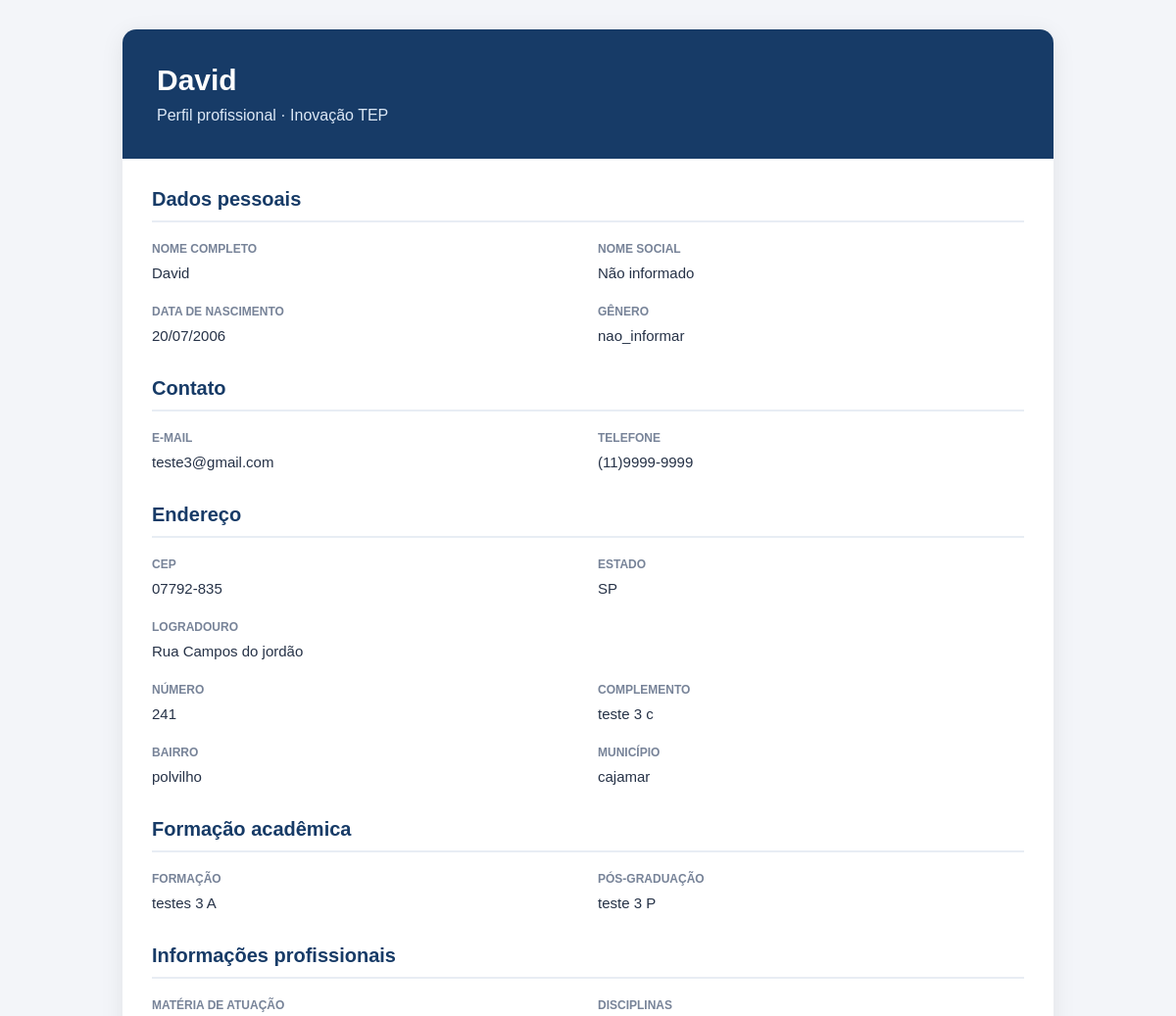
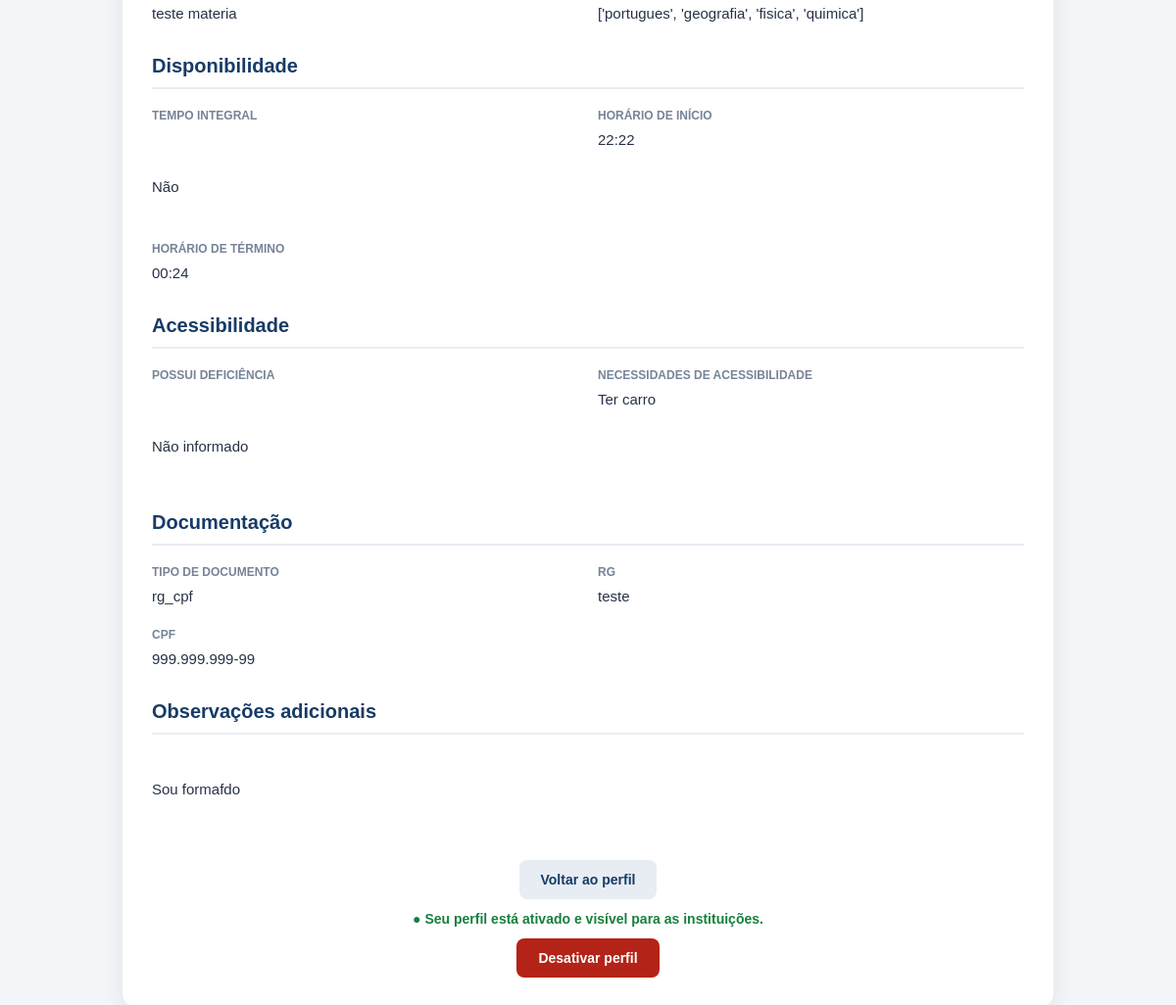
The page /usuario/colaborador/informacoes/ (signed in) on the database as committed earlier (2 pictures, top to bottom).
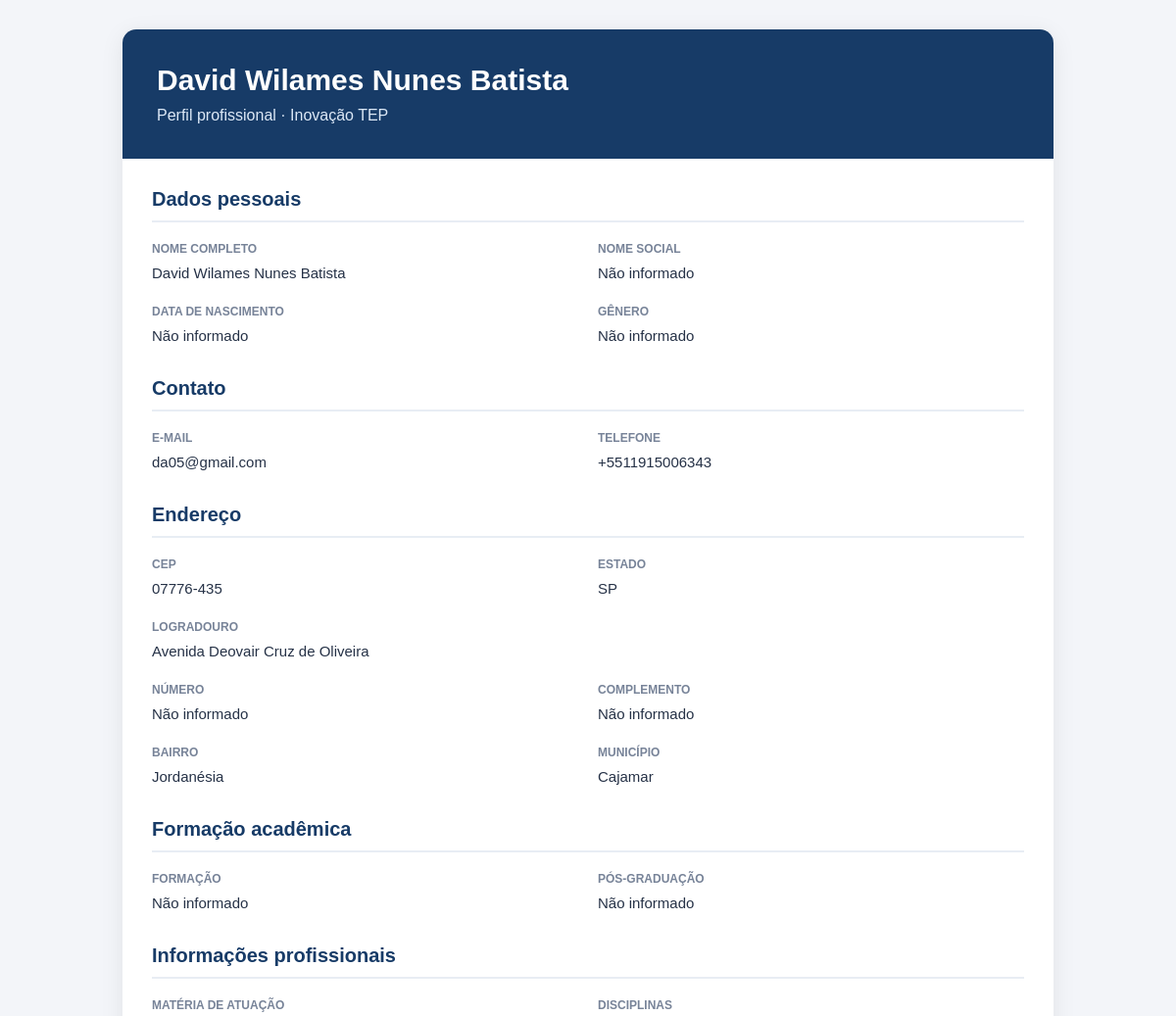
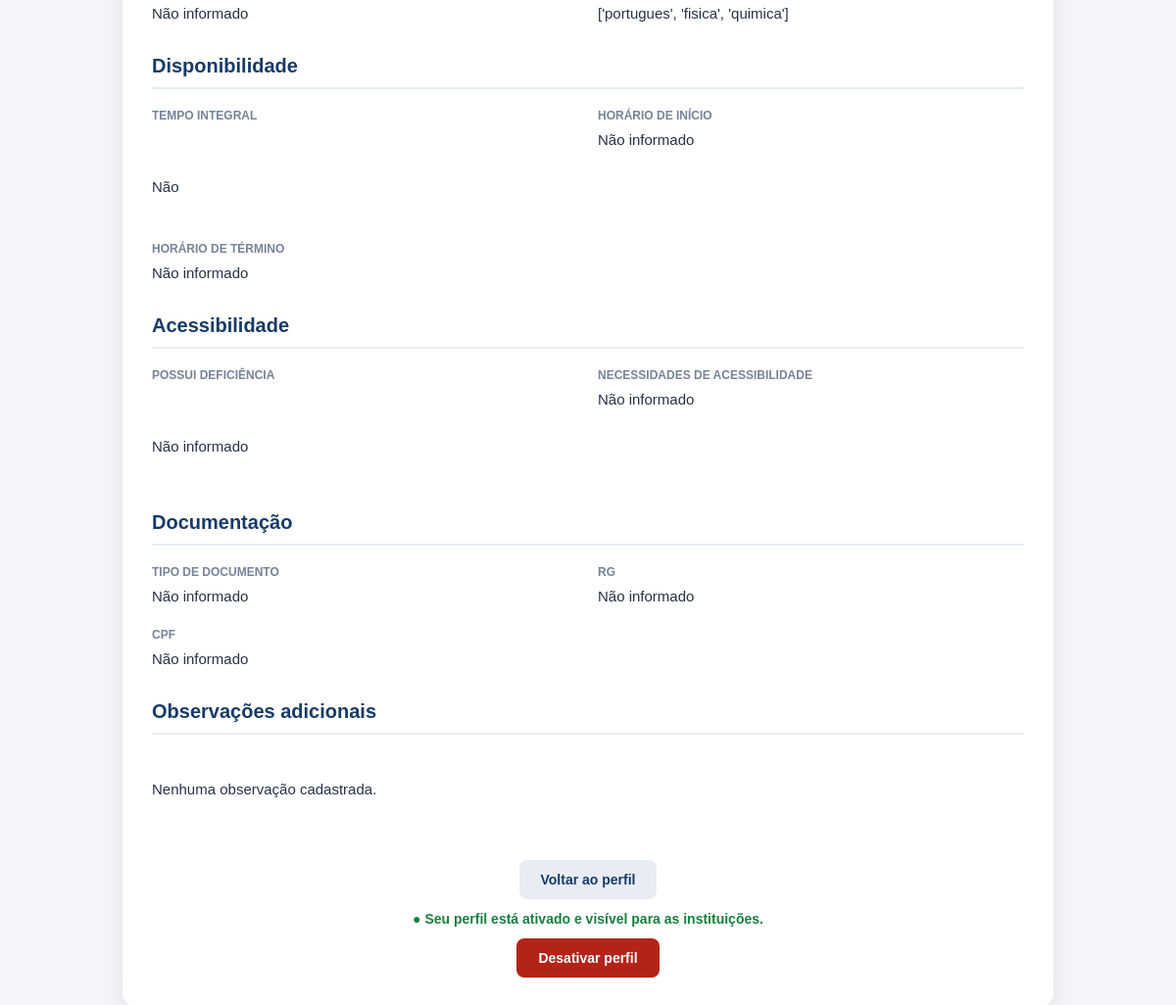
The same page on the database as committed later (2 pictures, top to bottom).
### usuario/models.py (models this page shows, shortened)
class InformacoesColaborador(models.Model):
    usuario = models.OneToOneField(
        Usuarios, on_delete=models.CASCADE, related_name="informacoes_colaborador"
    )
    nome_completo = models.CharField(max_length=255, blank=True)
    nome_social = models.CharField(max_length=255, blank=True)
    data_nascimento = models.DateField(null=True, blank=True)
    genero = models.CharField(max_length=30, blank=True)
    possui_deficiencia = models.CharField(max_length=10, blank=True)
    necessidades_acessibilidade = models.TextField(blank=True)
    email = models.EmailField(blank=True)
    telefone = models.CharField(max_length=20, blank=True)
    cep = models.CharField(max_length=9, blank=True)
    numero = models.CharField(max_length=20, blank=True)
    logradouro = models.CharField(max_length=255, blank=True)
    complemento = models.CharField(max_length=255, blank=True)
    bairro = models.CharField(max_length=100, blank=True)
    municipio = models.CharField(max_length=100, blank=True)
    uf = models.CharField(max_length=2, blank=True)
    tipo_documento = models.CharField(max_length=20, blank=True)
    rg = models.CharField(max_length=30, blank=True)
    cpf = models.CharField(max_length=14, blank=True)
    materia = models.CharField(max_length=100, blank=True)
    tempo_integral = models.BooleanField(default=False)
    horario_inicio = models.TimeField(null=True, blank=True)
    horario_fim = models.TimeField(null=True, blank=True)
    formacao = models.CharField(max_length=255, blank=True)
    pos_graduacao = models.CharField(max_length=255, blank=True)
    disciplinas = models.JSONField(default=list, blank=True)
    observacoes = models.TextField(max_length=1000, blank=True)
    class Meta:
        db_table = "informacoes_colaborador"
        verbose_name = "Informação do colaborador"
        verbose_name_plural = "Informações dos colaboradores"
    perfil_ativo = models.BooleanField(
        default=True, verbose_name="Perfil visível para instituições"
    )

### usuario/views.py (the view)
# urls.py: path('colaborador/informacoes/', views.informacoes_colaborador, name='informacoes_colaborador'),
def informacoes_colaborador(request):
    usuario_id = request.session.get("usuario_id")
    if not usuario_id:
        return redirect("login_colaborador")
    try:
        usuario = Usuarios.objects.get(pk=usuario_id)
    except Usuarios.DoesNotExist:
        request.session.flush()
        return redirect("login_colaborador")
    try:
        informacoes = InformacoesColaborador.objects.get(usuario_id=usuario.pk)
    except InformacoesColaborador.DoesNotExist:
        informacoes = None
    return render(
        request,
        "usuarios/informacoes_colaborador.html",
        {
            "usuario": usuario,
            "informacoes": informacoes,
        },
    )

### templates/usuarios/informacoes_colaborador.html (shortened to what the changed rows need)
{% load static %}
<!DOCTYPE html>
<html lang="pt-br">
<head>
</head>
<body>
    <div class="curriculo">
        <header class="cabecalho">
            <h1>{{ informacoes.nome_completo|default:"Currículo do colaborador" }}</h1>
            <p>Perfil profissional · Inovação TEP</p>
        </header>
        <main class="conteudo">
            <section class="secao">
                <h2>Dados pessoais</h2>
                <div class="grade">
                    <div class="campo">
                        <span class="rotulo">Nome completo</span>
                        <div class="valor">{{ informacoes.nome_completo|default:"Não informado" }}</div>
                    </div>
                    <div class="campo">
                        <span class="rotulo">Nome social</span>
                        <div class="valor">{{ informacoes.nome_social|default:"Não informado" }}</div>
                    </div>
                    <div class="campo">
                        <span class="rotulo">Data de nascimento</span>
                        <div class="valor">{{ informacoes.data_nascimento|date:"d/m/Y"|default:"Não informado" }}</div>
                    </div>
                    <div class="campo">
                        <span class="rotulo">Gênero</span>
                        <div class="valor">{{ informacoes.genero|default:"Não informado" }}</div>
                    </div>
                </div>
            </section>
            <section class="secao">
                <h2>Contato</h2>
                <div class="grade">
                    <div class="campo">
                        <span class="rotulo">E-mail</span>
                        <div class="valor">{{ informacoes.email|default:"Não informado" }}</div>
                    </div>
                    <div class="campo">
                        <span class="rotulo">Telefone</span>
                        <div class="valor">{{ informacoes.telefone|default:"Não informado" }}</div>
                    </div>
                </div>
            </section>
            <section class="secao">
                <h2>Endereço</h2>
                <div class="grade">
                    <div class="campo">
                        <span class="rotulo">CEP</span>
                        <div class="valor">{{ informacoes.cep|default:"Não informado" }}</div>
                    </div>
                    <div class="campo">
                        <span class="rotulo">Estado</span>
                        <div class="valor">{{ informacoes.uf|default:"Não informado" }}</div>
                    </div>
                    <div class="campo campo-completo">
                        <span class="rotulo">Logradouro</span>
                        <div class="valor">{{ informacoes.logradouro|default:"Não informado" }}</div>
                    </div>
                    <div class="campo">
                        <span class="rotulo">Número</span>
                        <div class="valor">{{ informacoes.numero|default:"Não informado" }}</div>
                    </div>
                    <div class="campo">
                        <span class="rotulo">Complemento</span>
                        <div class="valor">{{ informacoes.complemento|default:"Não informado" }}</div>
                    </div>
                    <div class="campo">
                        <span class="rotulo">Bairro</span>
                        <div class="valor">{{ informacoes.bairro|default:"Não informado" }}</div>
                    </div>
                    <div class="campo">
                        <span class="rotulo">Município</span>
                        <div class="valor">{{ informacoes.municipio|default:"Não informado" }}</div>
                    </div>
                </div>
            </section>
            <section class="secao">
                <h2>Formação acadêmica</h2>
                <div class="grade">
                    <div class="campo">
                        <span class="rotulo">Formação</span>
                        <div class="valor">{{ informacoes.formacao|default:"Não informado" }}</div>
                    </div>
                    <div class="campo">
                        <span class="rotulo">Pós-graduação</span>
                        <div class="valor">{{ informacoes.pos_graduacao|default:"Não informado" }}</div>
                    </div>
                </div>
            </section>
            <section class="secao">
                <h2>Informações profissionais</h2>
                <div class="grade">
                    <div class="campo">
                        <span class="rotulo">Matéria de atuação</span>
                        <div class="valor">{{ informacoes.materia|default:"Não informado" }}</div>
                    </div>
                    <div class="campo">
                        <span class="rotulo">Disciplinas</span>
                        <div class="valor">{{ informacoes.disciplinas|default:"Não informado" }}</div>
                    </div>
                </div>
            </section>
            <section class="secao">
                <h2>Disponibilidade</h2>
                <div class="grade">
                    <div class="campo">
                        <span class="rotulo">Horário de início</span>
                        <div class="valor">{{ informacoes.horario_inicio|default:"Não informado" }}</div>
                    </div>
                    <div class="campo">
                        <span class="rotulo">Horário de término</span>
                        <div class="valor">{{ informacoes.horario_fim|default:"Não informado" }}</div>
                    </div>
                </div>
            </section>
            <section class="secao">
                <h2>Acessibilidade</h2>
                <div class="grade">
                    <div class="campo">
                        <span class="rotulo">Necessidades de acessibilidade</span>
                        <div class="valor">{{ informacoes.necessidades_acessibilidade|default:"Não informado" }}</div>
                    </div>
                </div>
            </section>
            <section class="secao">
                <h2>Documentação</h2>
                <div class="grade">
                    <div class="campo">
                        <span class="rotulo">Tipo de documento</span>
                        <div class="valor">{{ informacoes.tipo_documento|default:"Não informado" }}</div>
                    </div>
                    <div class="campo">
                        <span class="rotulo">RG</span>
                        <div class="valor">{{ informacoes.rg|default:"Não informado" }}</div>
                    </div>
                    <div class="campo">
                        <span class="rotulo">CPF</span>
                        <div class="valor">{{ informacoes.cpf|default:"Não informado" }}</div>
                    </div>
                </div>
            </section>
            <section class="secao">
                <h2>Observações adicionais</h2>
                <div class="valor">
                    {{ informacoes.observacoes|default:"Nenhuma observação cadastrada." }}
                </div>
            </section>
        </main>
    </div>
</body>
</html>

Rows that differ between the two databases and show on the page:
changed InformacoesColaborador "Não informado": nome_completo "David" → "David Wilames Nunes Batista"; data_nascimento "20/07/2006" → "Não informado"; genero "nao_informar" → "Não informado"; email "teste3@gmail.com" → "da05@gmail.com"; telefone "(11)9999-9999" → "+5511915006343"; cep "07792-835" → "07776-435"; logradouro "Rua Campos do jordão" → "Avenida Deovair Cruz de Oliveira"; numero "241" → "Não informado"; complemento "teste 3 c" → "Não informado"; bairro "polvilho" → "Jordanésia"; municipio "cajamar" → "Cajamar"; formacao "testes 3 A" → "Não informado"; pos_graduacao "teste 3 P" → "Não informado"; materia "teste materia" → "Não informado"; disciplinas "['portugues', 'geografia', 'fisica', 'quimica']" → "['portugues', 'fisica', 'quimica']"; horario_inicio "22:22" → "Não informado"; horario_fim "00:24" → "Não informado"; necessidades_acessibilidade "Ter carro" → "Não informado"; tipo_documento "rg_cpf" → "Não informado"; rg "teste" → "Não informado"; cpf "999.999.999-99" → "Não informado"; observacoes "Sou formafdo" → "Nenhuma observação cadastrada."
